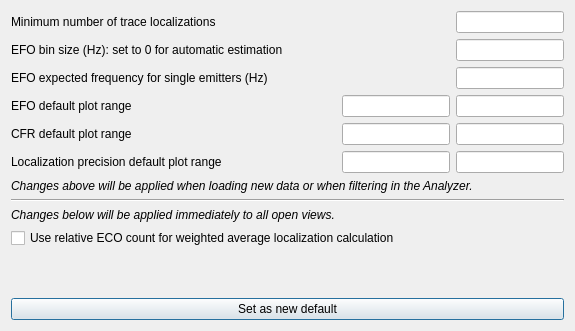
<?xml version="1.0" encoding="UTF-8"?>
<ui version="4.0">
 <class>Options</class>
 <widget class="QDialog" name="Options">
  <property name="geometry">
   <rect>
    <x>0</x>
    <y>0</y>
    <width>575</width>
    <height>331</height>
   </rect>
  </property>
  <property name="windowTitle">
   <string>Options</string>
  </property>
  <layout class="QGridLayout" name="gridLayout">
   <item row="6" column="0">
    <widget class="QLabel" name="lbInfo">
     <property name="font">
      <font>
       <italic>true</italic>
      </font>
     </property>
     <property name="text">
      <string>Changes above will be applied when loading new data or when filtering in the Analyzer.</string>
     </property>
    </widget>
   </item>
   <item row="3" column="0">
    <layout class="QHBoxLayout" name="hlEFORange">
     <item>
      <widget class="QLabel" name="lbEFORange">
       <property name="text">
        <string>EFO default plot range</string>
       </property>
      </widget>
     </item>
     <item>
      <spacer name="hsEFORange">
       <property name="orientation">
        <enum>Qt::Horizontal</enum>
       </property>
       <property name="sizeHint" stdset="0">
        <size>
         <width>40</width>
         <height>20</height>
        </size>
       </property>
      </spacer>
     </item>
     <item>
      <widget class="QLineEdit" name="leEFORangeMin">
       <property name="sizePolicy">
        <sizepolicy hsizetype="Minimum" vsizetype="Fixed">
         <horstretch>0</horstretch>
         <verstretch>0</verstretch>
        </sizepolicy>
       </property>
      </widget>
     </item>
     <item>
      <widget class="QLineEdit" name="leEFORangeMax">
       <property name="sizePolicy">
        <sizepolicy hsizetype="Minimum" vsizetype="Fixed">
         <horstretch>0</horstretch>
         <verstretch>0</verstretch>
        </sizepolicy>
       </property>
      </widget>
     </item>
    </layout>
   </item>
   <item row="4" column="0">
    <layout class="QHBoxLayout" name="hlCFRRange">
     <item>
      <widget class="QLabel" name="lbCFRRange">
       <property name="text">
        <string>CFR default plot range</string>
       </property>
      </widget>
     </item>
     <item>
      <spacer name="hsCFRRange">
       <property name="orientation">
        <enum>Qt::Horizontal</enum>
       </property>
       <property name="sizeHint" stdset="0">
        <size>
         <width>40</width>
         <height>20</height>
        </size>
       </property>
      </spacer>
     </item>
     <item>
      <widget class="QLineEdit" name="leCFRRangeMin">
       <property name="sizePolicy">
        <sizepolicy hsizetype="Minimum" vsizetype="Fixed">
         <horstretch>0</horstretch>
         <verstretch>0</verstretch>
        </sizepolicy>
       </property>
      </widget>
     </item>
     <item>
      <widget class="QLineEdit" name="leCFRRangeMax">
       <property name="sizePolicy">
        <sizepolicy hsizetype="Minimum" vsizetype="Fixed">
         <horstretch>0</horstretch>
         <verstretch>0</verstretch>
        </sizepolicy>
       </property>
      </widget>
     </item>
    </layout>
   </item>
   <item row="8" column="0">
    <widget class="QLabel" name="lbInfoImmediate">
     <property name="font">
      <font>
       <italic>true</italic>
      </font>
     </property>
     <property name="text">
      <string>Changes below will be applied immediately to all open views.</string>
     </property>
    </widget>
   </item>
   <item row="9" column="0">
    <widget class="QCheckBox" name="cbWeightAvgLocByECO">
     <property name="text">
      <string>Use relative ECO count for weighted average localization calculation</string>
     </property>
    </widget>
   </item>
   <item row="11" column="0">
    <widget class="QPushButton" name="pbSetDefault">
     <property name="text">
      <string>Set as new default</string>
     </property>
    </widget>
   </item>
   <item row="1" column="0">
    <layout class="QHBoxLayout" name="hlEFOBinSize">
     <item>
      <widget class="QLabel" name="lbEFOBinSize">
       <property name="text">
        <string>EFO bin size (Hz): set to 0 for automatic estimation</string>
       </property>
      </widget>
     </item>
     <item>
      <spacer name="hsEFOBinSize">
       <property name="orientation">
        <enum>Qt::Horizontal</enum>
       </property>
       <property name="sizeHint" stdset="0">
        <size>
         <width>40</width>
         <height>20</height>
        </size>
       </property>
      </spacer>
     </item>
     <item>
      <widget class="QLineEdit" name="leEFOBinSize">
       <property name="sizePolicy">
        <sizepolicy hsizetype="Minimum" vsizetype="Fixed">
         <horstretch>0</horstretch>
         <verstretch>0</verstretch>
        </sizepolicy>
       </property>
      </widget>
     </item>
    </layout>
   </item>
   <item row="2" column="0">
    <layout class="QHBoxLayout" name="hlExpectedEFOFrequency">
     <item>
      <widget class="QLabel" name="lbEFOSingleEmitterFrequency">
       <property name="text">
        <string>EFO expected frequency for single emitters (Hz)</string>
       </property>
      </widget>
     </item>
     <item>
      <spacer name="hsEFOSingleEmitterFrequency">
       <property name="orientation">
        <enum>Qt::Horizontal</enum>
       </property>
       <property name="sizeHint" stdset="0">
        <size>
         <width>40</width>
         <height>20</height>
        </size>
       </property>
      </spacer>
     </item>
     <item>
      <widget class="QLineEdit" name="leEFOSingleEmitterFrequency">
       <property name="sizePolicy">
        <sizepolicy hsizetype="Preferred" vsizetype="Fixed">
         <horstretch>0</horstretch>
         <verstretch>0</verstretch>
        </sizepolicy>
       </property>
      </widget>
     </item>
    </layout>
   </item>
   <item row="7" column="0">
    <widget class="Line" name="line">
     <property name="orientation">
      <enum>Qt::Horizontal</enum>
     </property>
    </widget>
   </item>
   <item row="10" column="0">
    <spacer name="verticalSpacer">
     <property name="orientation">
      <enum>Qt::Vertical</enum>
     </property>
     <property name="sizeHint" stdset="0">
      <size>
       <width>20</width>
       <height>40</height>
      </size>
     </property>
    </spacer>
   </item>
   <item row="0" column="0">
    <layout class="QHBoxLayout" name="hlMinNumTraces">
     <item>
      <widget class="QLabel" name="lbMinTIDNum">
       <property name="text">
        <string>Minimum number of trace localizations</string>
       </property>
      </widget>
     </item>
     <item>
      <spacer name="hsMinTIDNum">
       <property name="orientation">
        <enum>Qt::Horizontal</enum>
       </property>
       <property name="sizeHint" stdset="0">
        <size>
         <width>40</width>
         <height>20</height>
        </size>
       </property>
      </spacer>
     </item>
     <item>
      <widget class="QLineEdit" name="leMinTIDNum">
       <property name="sizePolicy">
        <sizepolicy hsizetype="Minimum" vsizetype="Fixed">
         <horstretch>0</horstretch>
         <verstretch>0</verstretch>
        </sizepolicy>
       </property>
      </widget>
     </item>
    </layout>
   </item>
   <item row="5" column="0">
    <layout class="QHBoxLayout" name="hlLocPrecRange">
     <item>
      <widget class="QLabel" name="lbLocPrecRange">
       <property name="text">
        <string>Localization precision default plot range</string>
       </property>
      </widget>
     </item>
     <item>
      <spacer name="hsLocPrecRange">
       <property name="orientation">
        <enum>Qt::Horizontal</enum>
       </property>
       <property name="sizeHint" stdset="0">
        <size>
         <width>40</width>
         <height>20</height>
        </size>
       </property>
      </spacer>
     </item>
     <item>
      <widget class="QLineEdit" name="leLocPrecRangeMin">
       <property name="sizePolicy">
        <sizepolicy hsizetype="Minimum" vsizetype="Fixed">
         <horstretch>0</horstretch>
         <verstretch>0</verstretch>
        </sizepolicy>
       </property>
      </widget>
     </item>
     <item>
      <widget class="QLineEdit" name="leLocPrecRangeMax">
       <property name="sizePolicy">
        <sizepolicy hsizetype="Minimum" vsizetype="Fixed">
         <horstretch>0</horstretch>
         <verstretch>0</verstretch>
        </sizepolicy>
       </property>
      </widget>
     </item>
    </layout>
   </item>
  </layout>
 </widget>
 <tabstops>
  <tabstop>leMinTIDNum</tabstop>
  <tabstop>leEFOBinSize</tabstop>
  <tabstop>leEFOSingleEmitterFrequency</tabstop>
  <tabstop>leEFORangeMin</tabstop>
  <tabstop>leEFORangeMax</tabstop>
  <tabstop>leCFRRangeMin</tabstop>
  <tabstop>leCFRRangeMax</tabstop>
  <tabstop>leLocPrecRangeMin</tabstop>
  <tabstop>leLocPrecRangeMax</tabstop>
  <tabstop>cbWeightAvgLocByECO</tabstop>
  <tabstop>pbSetDefault</tabstop>
 </tabstops>
 <resources/>
 <connections/>
</ui>
